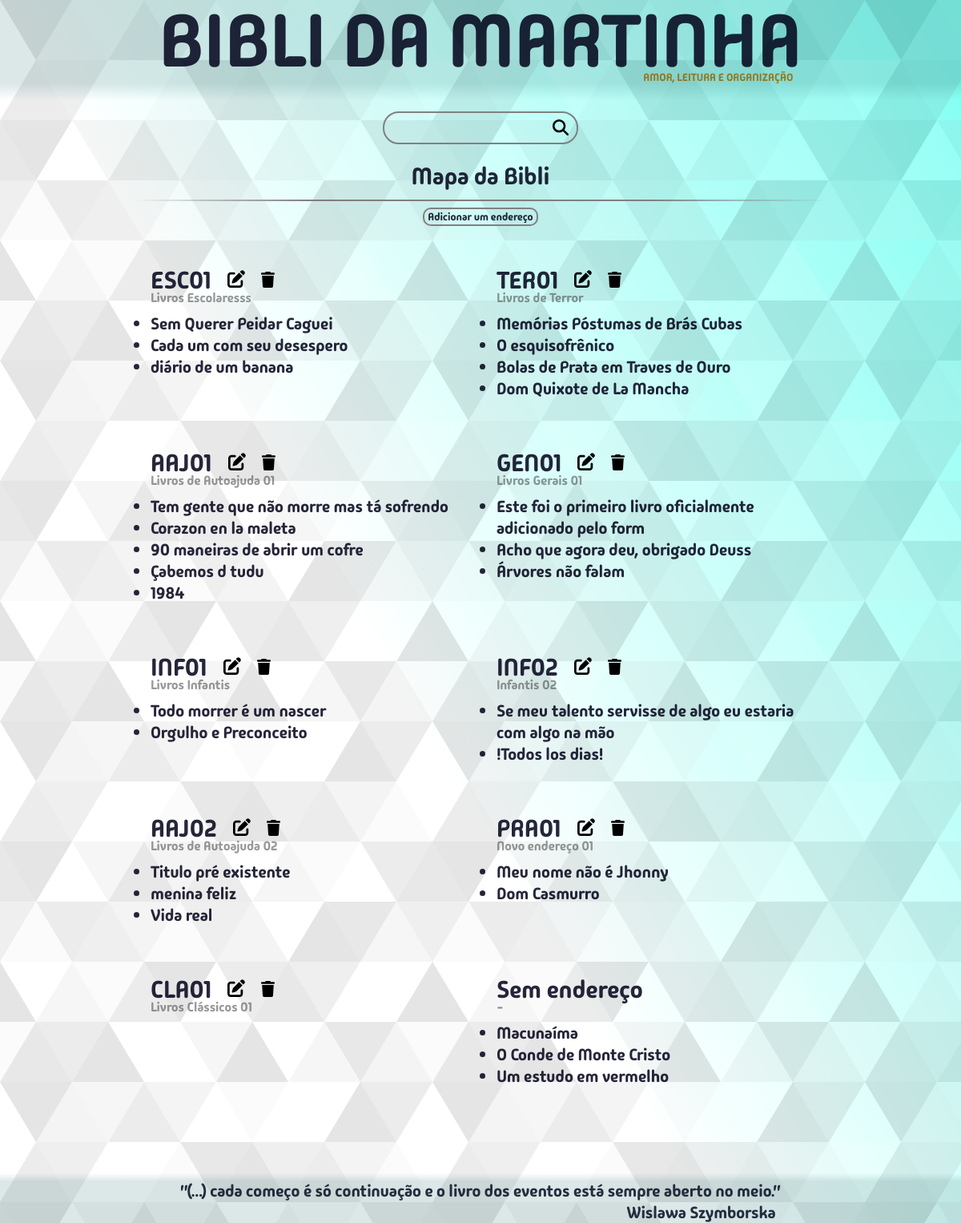
The page /mapadabibli/ on the database its author committed.
### bibm/models.py (models this page shows, shortened)
class Endereco(models.Model):
    codigo = models.CharField(max_length=5, validators=[validacao_endereco])
    descricao = models.CharField(max_length=300, blank=True, null=True)
    comentario = models.TextField(blank=True, null=True)
    class Meta:
        verbose_name = "Endereço"

class Livro(models.Model):
    titulo = models.CharField(max_length=300, unique=True)
    editora = models.CharField(max_length=300, blank=True, null=True)
    autor = models.ForeignKey(Autor, on_delete=models.SET_DEFAULT, default=1)
    genero = models.ForeignKey(Genero, on_delete=models.SET_DEFAULT, default=1)
    tema = models.CharField(max_length=600, blank=True, null=True)
    lendo = models.BooleanField(default=False)
    lido = models.BooleanField(default=False)
    data_leitura = models.DateField(blank=True, null=True)
    leria_de_novo = models.BooleanField(default=False)
    notas = [(1,"1"),(2,"2"),(3,"3"),(4,"4"),(5,"5"),(6,"6"),(7,"7"),(8,"8"),(9,"9"),(10,"10")]
    classificacao = models.IntegerField(choices=notas, blank=True, null=True)
    endereco = models.ForeignKey(Endereco, on_delete=models.SET_NULL, blank=True, null=True)
    data_compra = models.DateField(null=True)
    regiao = models.ForeignKey(Regiao, on_delete=models.SET_DEFAULT, default=2)
    comentario = models.TextField(blank=True, null=True)
    planejamento = models.PositiveIntegerField(unique=True, blank=True, null=True)

### bibm/views/views_mapa.py (the view, shortened to what this page needs)
# urls.py: path("mapadabibli/", views.mapa_da_bibli, name="mapa_da_bibli"),
def mapa_da_bibli(request):
    search_term = request.GET.get("q","")
    if search_term != "":
        guia = request.session.get("guia",0)
        if guia == 0:
            if request.session.get("enderecos"):
                del(request.session["enderecos"])
            codigo_endereco_livro = Livro.objects.filter(titulo__icontains = search_term).first()
            if codigo_endereco_livro:
                try:
                    codigo_endereco_livro = codigo_endereco_livro.endereco.codigo
                except AttributeError:
                    codigo_endereco_livro = ""
            else:
                codigo_endereco_livro = ""
            try:
                enderecos = Endereco.objects.filter(Q(
                    Q(codigo__icontains=search_term) |
                    Q(descricao__icontains=search_term) |
                    Q(
                        codigo = codigo_endereco_livro
                    )
                ))
            except AttributeError:
                enderecos = Endereco.objects.none()
            if enderecos.exists():
                enderecos_list = list(enderecos.values_list("id", flat=True))
                enderecos_string = ""
                for end in enderecos_list:
                    if not enderecos_string:
                        enderecos_string = str(end)
                    else:
                        enderecos_string += "|" + str(end)
                request.session["enderecos"] = enderecos_string
                guia += 1
                request.session["guia"] = guia
            if request.session.get("sem_endereco"):
                search_term = "sem endereço"
                del(request.session["sem_endereco"])
                if request.session.get("guia"):
                    del(request.session["guia"])
        elif guia == 1:
            enderecos_string = request.session["enderecos"]
            enderecos_list = enderecos_string.split("|")
            codigo_endereco_livro = Livro.objects.filter(titulo__icontains = search_term).first()
            if codigo_endereco_livro:
                try:
                    codigo_endereco_livro = codigo_endereco_livro.endereco.codigo
                except AttributeError:
                    codigo_endereco_livro = ""
            else:
                codigo_endereco_livro = ""
            try:
                enderecos = Endereco.objects.filter(Q(
                    Q(codigo__icontains=search_term) |
                    Q(descricao__icontains=search_term) |
                    Q(
                        codigo = codigo_endereco_livro
                    )
                ))
            except AttributeError:
                enderecos = Endereco.objects.none()
            if enderecos.exists():
                del(request.session["guia"])
            enderecos = enderecos.union(
                Endereco.objects.filter(id__in=enderecos_list)
            )
            if enderecos.exists():
                enderecos_list = list(enderecos.values_list("id", flat=True))
                enderecos_string = ""
                for end in enderecos_list:
                    if not enderecos_string:
                        enderecos_string = str(end)
                    else:
                        enderecos_string += "|" + str(end)
                request.session["enderecos"] = enderecos_string
    else:
        enderecos = Endereco.objects.all()
        if request.session.get("guia", None):
            del(request.session["guia"])
        if request.session.get("enderecos", None):
            del(request.session["enderecos"])
        if request.session.get("sem_endereco", None):
            del(request.session["sem_endereco"])
    enderecos_dict = {}
    if enderecos.exists():
        for endereco in enderecos:
            livro_lista = []
            livros_endereco = Livro.objects.filter(endereco__codigo = endereco.codigo)
            for livro in livros_endereco:
                livro_lista.append((livro.id, livro.titulo))
            enderecos_dict[endereco.codigo] = ((endereco.id, endereco.descricao),livro_lista)
    if search_term == "" or search_term.lower() in "sem endereço":
        livro_lista = []
        livros_endereco = Livro.objects.filter(endereco = None)
        for livro in livros_endereco:
            livro_lista.append((livro.id, livro.titulo))
        enderecos_dict["Sem endereço"] = ((None ,None),livro_lista)
        if search_term.lower() in "sem endereço" and search_term != "":
            if guia == 0:
                request.session["sem_endereco"] = True
        if request.session.get("enderecos"):
            if request.session["enderecos"][(len(request.session["enderecos"])-3):] != "|se":
                request.session["enderecos"] = request.session["enderecos"] + "|se"
        else:
            request.session["enderecos"] = "|se"
    if not enderecos_dict:
        messages.info(request,"Sua busca retornou sem resultados.")
    context = {
        "enderecos": enderecos_dict,
        "mapa_da_bibli": True,
        "caller": "mapa_da_bibli",
    }
    return render(request, "bibm/pages/mapaDaBibli.html",context)

### bibm/templates/bibm/pages/mapaDaBibli.html (shortened to what this page needs)
{% extends 'bibm/estru.html' %}
{% load static %}
{% block content %}
  <div class="container-search-box-mapa">
    <form action="{% url 'bibm:mapa_da_bibli' %}" class="search-form-mapa caixa-de-pesquisa">
      <input type="search" class="search-input" name="q" value="{{ search_term }}" />
      <button type="submit" class="search-button lupa">
				<img src="{% static 'bibm/img/magnifying-glass-solid.svg' %}" alt="Lupa" />
			</button>
    </form>
  </div>
	<div class="titulo-corpo-padrao texto-centralizado">Mapa da Bibli</div>
	<div class="linha-divisoria-box">
    <div class="ldiv linha-divisoria-esquerda"></div>
    <div class="ldiv linha-divisoria-meio"></div>
    <div class="ldiv linha-divisoria-direita"></div>
  </div>
	<form action="{% url "bibm:add_um_endereco_livro" %}" method="post" class="texto-centralizado">
		<button type="submit" class="btn-pequeno btn-verde">Adicionar um endereço</button>
	</form>
	<div class="container-mapa-box">
		{% for endereco, tupla in enderecos.items %}
		<div class="endereco-box">
			<div class="flex-flow-row espaco-top-2rem">
			<div class="endereco-titulo-box">
				<span class="endereco-titulo">{{ endereco }}</span>
				{% if tupla.0.0 %}
					<form method="GET" action="{% url 'bibm:editar_endereco' tupla.0.0 %}">
						<button type="submit">
							<img
								src="{% static 'bibm/img/pen-to-square-solid.svg' %}"
								alt="Editar este livro"
								title="Editar este livro"
								class="btn-editar"
							>
						</button>
					</form>
					<form method="POST" action="{% url 'bibm:deletar_endereco' %}"
						onclick="return confirm('Você confirma a exclusão deste endereço?')">
						<button type="submit">
							<img
							src="{% static 'bibm/img/trash-solid.svg' %}"
							alt="Deletar este livro"
							title="Deletar este livro"
							class="btn-excluir"
							>
						</button>
					</form>
					{% endif %}
				</div>
			</div>
			{% if tupla.0 %}
			<div class="endereco-descricao-box">
				<span class="endereco-descricao">
					{% if tupla.0.1 is None %}
					-
					{% else %}
						{{ tupla.0.1 }}
					{% endif %}
				</span>
			</div>
			{% endif %}
			{% for livro_id, livro_titulo in tupla.1 %}
			<div class="endereco-livros" draggable="true">
				<span class="endereco-livro-titulo btn-azul">{{ livro_titulo }}</span>
			</div>
			{% endfor %}
		</div>
		{% endfor %}
	</div>
{% endblock %}

### bibm/static/bibm/css/estilos.css (style rules this page uses)
:root { --vermelho: 21; --verde: 95; --azul: 95; --cor-do-titulo: rgba(var(--vermelho), var(--verde), var(--azul), 0.15); --cod-do-titulo-bottom: rgba(var(--vermelho), var(--verde), var(--azul), 0); --azul-livro-atual: #4a9e9771; --verde-livro-atual: #07691c71; --vermelho-livro-atual: #b1432771; --cor-da-borda: gray; --recuo-padrao: calc(80vw + 2rem); --color-primary: #269fe6; --color-white: #fff; --color-escrita-padrao: rgba(0, 0, 24, 0.85); }
* { margin: 0; padding: 0; }
html { font-size: 62.5%; }
body { font-size: calc(1.2rem + 0.7vw); overflow: hidden auto; }
button { position: inherit; border: none; font-family: inherit; background: none; color: inherit; }
.btn-editar { position: relative; margin-left: 2rem; width: 2.2rem; top: .2rem; cursor: pointer; }
.btn-excluir { position: relative; width: 1.7rem; margin-left: 2rem; top: .2rem; cursor: pointer; }

### bibm/static/bibm/css/searchBox.css (style rules this page uses)
.container-search-box-mapa { margin: 0 auto; margin-bottom: 2rem; width: fit-content; display: flex; justify-content: center; }
.search-form-mapa { border: 2px solid var(--cor-da-borda); min-width: 19.5rem; width: 20vw; border-radius: 20px; position: relative; transition: all 300ms ease-in-out; }
.search-input, .search-button { border: none; background: none; outline: none; padding: 1rem; transition: all 300ms ease-in-out; font-family: inherit; }
.search-button img { width: 2rem; }
.search-button { position: absolute; top: -.2rem; right: 0; }
.search-input { width: 100%; padding-right: 3rem; }

### bibm/static/bibm/css/botoes.css (style rules this page uses)
.btn-pequeno { position: relative; place-self: center; border: .2rem solid var(--cor-da-borda); width: fit-content; height: fit-content; border-radius: 1rem; font-family: inherit; font-size: calc(.6rem + .6vw); transition: all 300ms ease-in-out; padding: .09rem .4rem; margin: 0.8rem; }

### bibm/static/bibm/css/mapaDaBibli.css (style rules this page uses)
.container-mapa-box { position: relative; display: flex; flex-flow: row wrap; width: var(--recuo-padrao); margin: 0 auto; justify-content: center; }
.endereco-box { position: relative; display: flex; flex-flow: column; text-align: center; padding: 2rem; width: 40%; }
.endereco-titulo-box { display: flex; justify-content: left; align-items: center; }
.endereco-titulo { font-size: calc(1.8rem + 1vw); }
.endereco-livros { display: list-item; list-style-type: disc; }
.endereco-livro-titulo { display: flex; flex-flow: column; justify-content: left; text-align: left; }
.endereco-descricao-box { display: flex; position: relative; justify-content: left; top: -.8rem; }
.endereco-descricao { font-size: calc(1rem + .5vw); color: rgba(50, 50, 50, .5); }

### bibm/static/bibm/css/anotacoesHistorico.css (style rules this page uses)
.linha-divisoria-box { display: flex; flex-flow: row nowrap; width: 100%; place-items: center; justify-content: center; }
.ldiv { content: ""; display: flex; background-color: gray; height: 2px; }
.linha-divisoria-esquerda { width: 20%; background: linear-gradient(to left,gray, rgba(128,128,128,0)); }
.linha-divisoria-meio { background-color: gray; width: 40%; }
.linha-divisoria-direita { width: 20%; background: linear-gradient(to right,gray, rgba(128,128,128,0)); }

### bibm/static/bibm/css/genericos.css (style rules this page uses)
.espaco-top-2rem { margin-top: 2rem; }
.flex-flow-row { display: flex; flex-flow: row; gap: 1rem; }
.texto-centralizado { display: flex; justify-content: center; }
.titulo-corpo-padrao { font-size: calc(1.5rem + 1.2vw); padding-bottom: 1rem; }

### rows shown on the page
Endereco: enderecos "ESC01", descricao "Livros Escolaresss"
Livro: 1 "Sem Querer Peidar Caguei"
Livro: 1 "Cada um com seu desespero"
Livro: 1 "diário de um banana"
Endereco: enderecos "TER01", descricao "Livros de Terror"
Livro: 1 "Memórias Póstumas de Brás Cubas"
Livro: 1 "O esquisofrênico"
Livro: 1 "Bolas de Prata em Traves de Ouro"
Livro: 1 "Dom Quixote de La Mancha"
Endereco: enderecos "AAJ01", descricao "Livros de Autoajuda 01"
Livro: 1 "Tem gente que não morre mas tá sofrendo"
Livro: 1 "Corazon en la maleta"
Livro: 1 "90 maneiras de abrir um cofre"
Livro: 1 "Çabemos d tudu"
Livro: 1 "1984"
Endereco: enderecos "GEN01", descricao "Livros Gerais 01"
Livro: 1 "Este foi o primeiro livro oficialmente adicionado pelo form"
Livro: 1 "Acho que agora deu, obrigado Deuss"
Livro: 1 "Árvores não falam"
Endereco: enderecos "INF01", descricao "Livros Infantis"
Livro: 1 "Todo morrer é um nascer"
Livro: 1 "Orgulho e Preconceito"
Endereco: enderecos "INF02", descricao "Infantis 02"
Livro: 1 "Se meu talento servisse de algo eu estaria com algo na mão"
Livro: 1 "!Todos los dias!"
Endereco: enderecos "AAJ02", descricao "Livros de Autoajuda 02"
Livro: 1 "Titulo pré existente"
Livro: 1 "menina feliz"
Livro: 1 "Vida real"
Endereco: enderecos "PRA01", descricao "Novo endereço 01"
Livro: 1 "Meu nome não é Jhonny"
Livro: 1 "Dom Casmurro"
Endereco: enderecos "CLA01", descricao "Livros Clássicos 01"
Livro: 1 "Macunaíma"
Livro: 1 "O Conde de Monte Cristo"
Livro: 1 "Um estudo em vermelho"

### other values the page prints
{{ endereco }} "Sem endereço"
